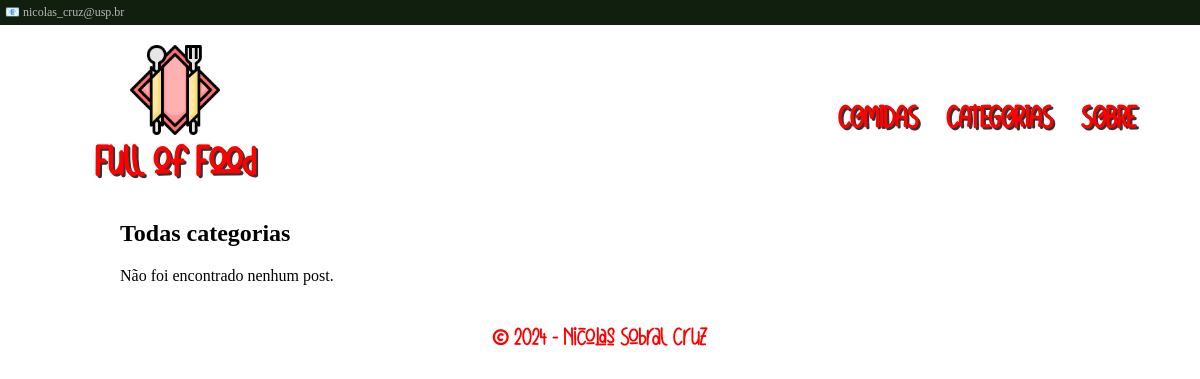
Page /comidas/category/ on the earlier database version.
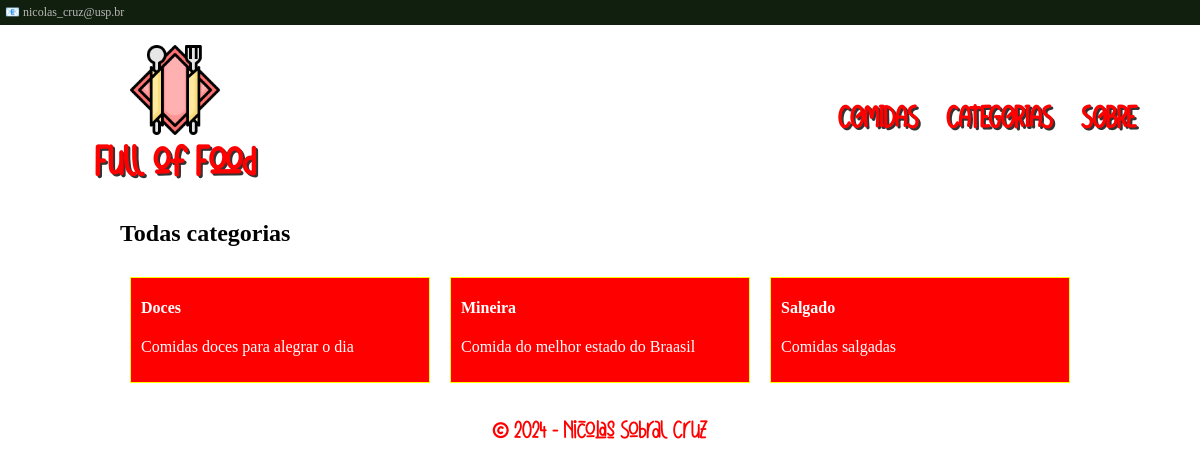
Same page on the later database version.
### comidas/models.py (models this page shows, shortened)
class Category(models.Model):
    nome=models.CharField(max_length=255)
    descricao=models.CharField(max_length=1000)
    post = models.ManyToManyField(Post)

### comidas/views.py (the view)
# urls.py: path('category/', views.categoryListView.as_view(), name='categoryList'),
class categoryListView(generic.ListView):
    model=Category
    template_name='comidas/listCategory.html'

### comidas/templates/comidas/listCategory.html
{% extends 'base.html' %}
{% block content %}
<h2>Todas categorias</h2>
{% if category_list %}
<section class="categorias">
  {% for category in category_list %}
  <article class="categoria-card">
    <a href="{% url 'comidas:categoryDetail' category.id %}">
        <h4>{{category.nome}}</h4>
        <p>{{category.descricao}}</p>
    </a>
  </article>
  {% endfor %}
</section>
{% else %}
<p>Não foi encontrado nenhum post.</p>
{% endif %}
{% endblock content %}

### templates/base.html (shortened to what this page needs)
{% load static %}
<!DOCTYPE html>
<html lang="pt-br">
<head>
    <link rel="stylesheet" type="text/css" href="{% static 'style.css' %}">
</head>
<body>
    <header class="fixed-top">
        <section class="contatoHeader">
            <p><span>&#128231;</span> nicolas_cruz@usp.br</p>
        </section>
        <section class="cabecalho">
            <a class="logo" href="{% url 'index' %}">
                <img src="{% static 'logo.png' %}" class="logoIMG">
                <h1 class="logo-title">Full of Food</h1>
            </a>
            <nav class="nav">
                <ul class="navbar">
                    <li class="nav-item"><a href="{% url 'comidas:index' %}">COMIDAS</a></li>
                    <li class="nav-item"><a href="{% url 'comidas:categoryList' %}">CATEGORIAS</a></li>
                    <li class="nav-item"><a href="{% url 'about' %}">SOBRE</a></li>
                </ul>
            </nav>
        </section>
    </header>
    <main>
        {% block content %}
        {% endblock content %}
    </main>
    <footer>
        <p><span>&copy;</span> 2024 - Nicolas Sobral Cruz</p>
    </footer>
</body>
</html>

### static/style.css (style rules this page uses)
:root { font-size: 16px; }
body { margin:0; }
main { padding-top: 200px; width: 80%; margin: 0 auto; flex: 1; text-align: justify; }
header { width: 100%; margin: 0 auto; background-color: #fff; }
.contatoHeader { background-color: #111f0e; color: rgb(185, 183, 183); width: 100%; vertical-align: middle; min-height: 20px; padding-top: 5px; padding-left: 5px; }
.contatoHeader p { margin: 0; min-height: 20px; font-size: 0.75rem; }
.fixed-top { position: fixed; top: 0; right: 0; left: 0; z-index: 1030; }
footer { clear: both; display: block; font-size: 1.2rem; display: flex; justify-content: center; color: red; font-family: personalizado; }
footer span { font-size: 1.4rem; }
.logoIMG { width: 100%; }
.logo img { max-width: 90px; }
.logo { flex-grow: 1; flex-basis: 100px; display: inline-block; justify-content: center; align-items: center; text-decoration: none; text-align: center; padding-top: 20px; flex-grow: 1; }
.logo-title { vertical-align: middle; font-family: personalizado; font-size: 2rem; color: red; text-shadow: 2px 2px rgba(0, 0, 0, 0.8); margin-top: 0px; }
nav { display: flex; margin: auto; min-height: 92px; flex-grow: 3; flex-basis: 100px; display: inline-block; justify-content: center; align-items: center; }
.navbar { flex-direction: row; display: flex; align-items: center; justify-content: center; flex-wrap: wrap; padding: 0; width: 50%; float: right; }
.nav-item { padding: 10px; flex-direction: row; list-style: none; transition: 0.8s; border-radius: 5px; margin: 3px; border: #fff solid 1px; }
.nav-item a { vertical-align: middle; height: 100%; color: red; font-weight: bolder; font-size: 1.5rem; transition: 0.8s; text-decoration: none; font-family: personalizado; text-shadow: 2px 2px rgba(0, 0, 0, 0.8); }
.categorias, .posts, .cabecalho { flex-direction: row; display: flex; justify-content: space-between; flex-wrap: wrap; }
.categoria-card, .post-card { display: flex; margin: 10px; min-height: 92px; flex-grow: 3; flex-basis: 100px; align-items: center; background-color: red; padding: 10px; padding-top: 0; border: yellow solid 1px; }
.categoria-card a, .post-card a { text-decoration: none; color: #fff; }
.categoria-card p, .post-card p { margin-top: 0; }

Differences in the rows shown:
added Category: nome "Doces", descricao "Comidas doces para alegrar o dia"
added Category: nome "Mineira", descricao "Comida do melhor estado do Braasil"
added Category: nome "Salgado", descricao "Comidas salgadas"
Other differences:
text no longer shown: "Não foi encontrado nenhum post."
